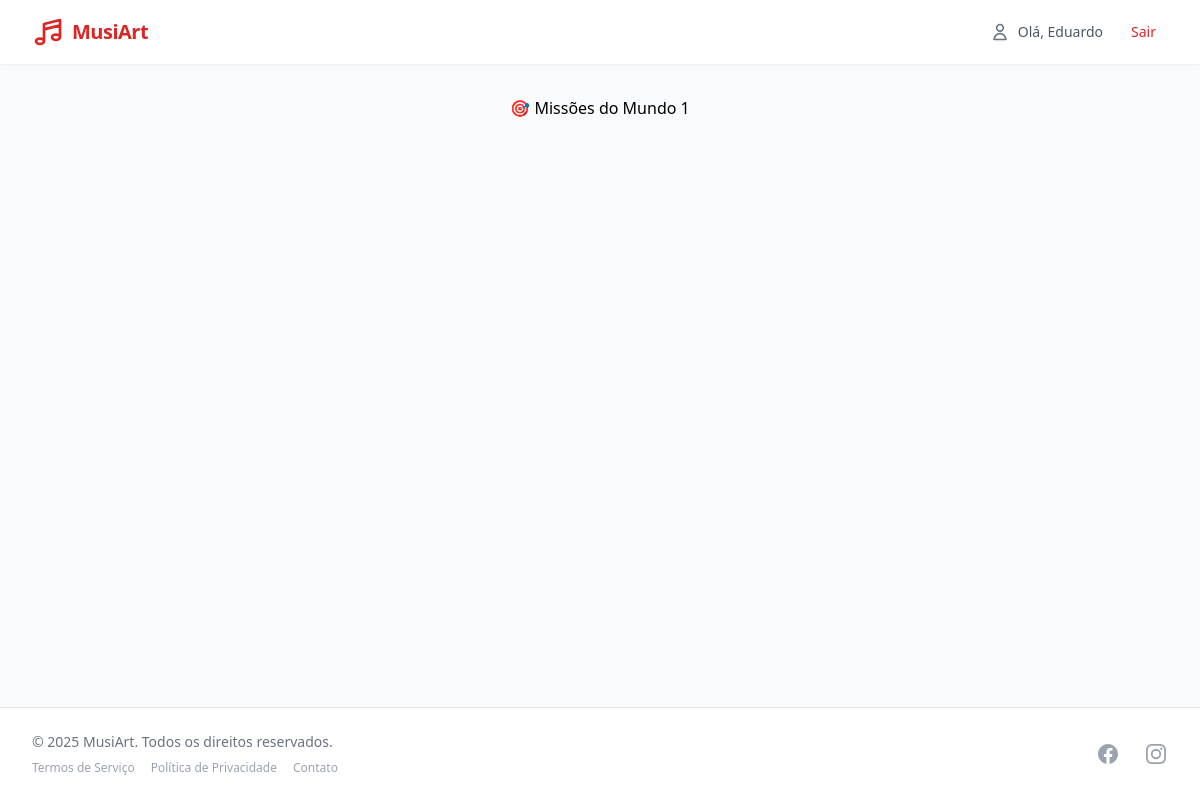
The app's page /missoes/1/ (signed in), older data.
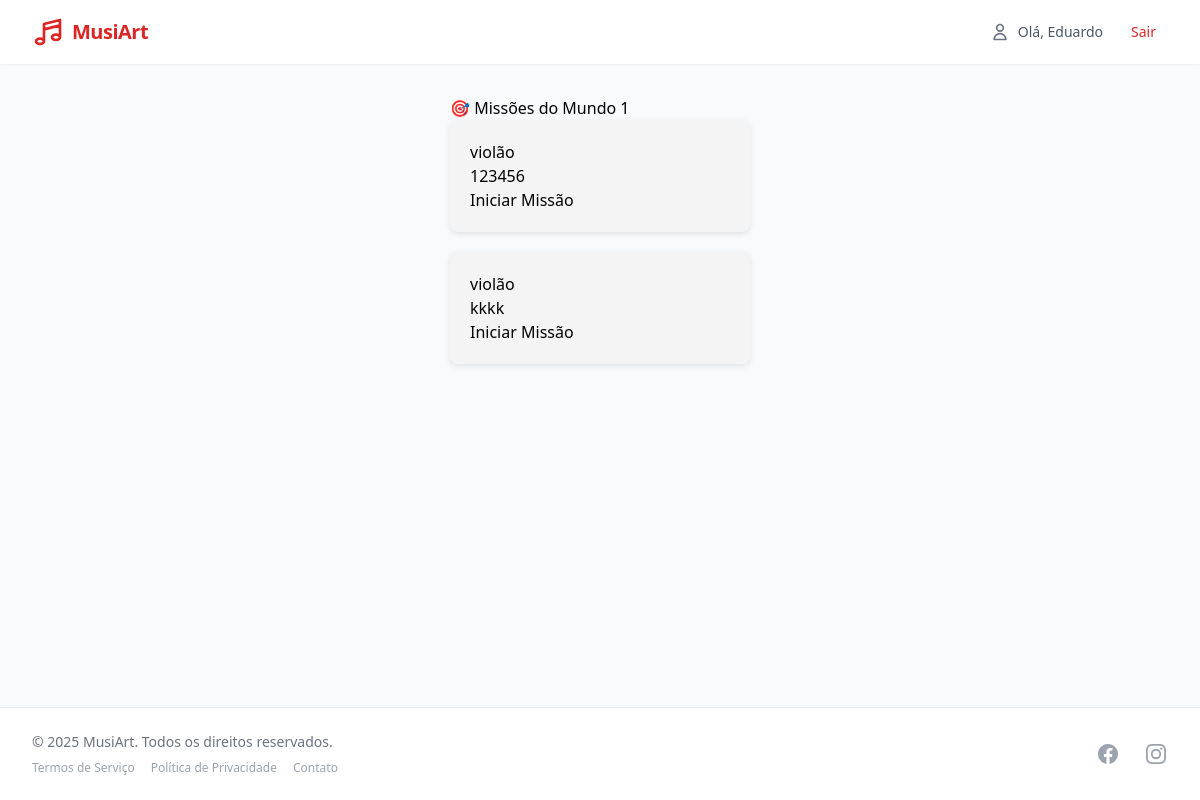
The same page, newer data.
### missoes/models.py (models this page shows)
class Missao(models.Model):
    titulo = models.CharField(max_length=100)
    descricao = models.TextField()
    aula = models.ForeignKey(Aula, null=True, blank=True, on_delete=models.SET_NULL)
    mundo = models.CharField(max_length=1, choices=MUNDOS)
    ordem = models.IntegerField(default=0)

### missoes/views.py (the view)
# urls.py: path('<int:mundo_id>/', views.lista_missoes, name='lista'),
def lista_missoes(request, mundo_id):
    mundo_str = str(mundo_id)
    missoes = Missao.objects.filter(mundo=str(mundo_id))
    concluidas = MissaoAluno.objects.filter(
        aluno=request.user,
        missao__in=missoes,
        concluida=True
    ).values_list('missao_id', flat=True)
    for missao in missoes:
        missao.concluida = missao.id in concluidas
    return render(request, 'missoes/missoes.html', {
        'missoes': missoes,
        'mundo_nome': MUNDOS.get(mundo_str, f"Mundo {mundo_str}")
    })

### missoes/templates/missoes/missoes.html (shortened to what this page needs)
{% extends 'core/base.html' %}
{% block content %}
<h2>🎯 Missões do {{ mundo_nome }}</h2>
<div class="missoes-container">
  {% for missao in missoes %}
    <div class="missao-card {% if missao.concluida %}concluida{% endif %}">
      <h3>{{ missao.titulo }}</h3>
      <p>{{ missao.descricao }}</p>
      {% if missao.concluida %}
        <span class="badge badge-success">✅ Concluída</span>
      {% else %}
        <a href="{% url 'aulas:detalhe_aula' missao.aula.id %}" class="btn btn-primary">Iniciar Missão</a>
      {% endif %}
    </div>
  {% endfor %}
</div>
{% endblock %}

Row changes from the older to the newer data that the page shows:
added Missao: titulo "violão", descricao "123456", shows "Iniciar Missão"
added Missao: titulo "violão", descricao "kkkk", shows "Iniciar Missão"
